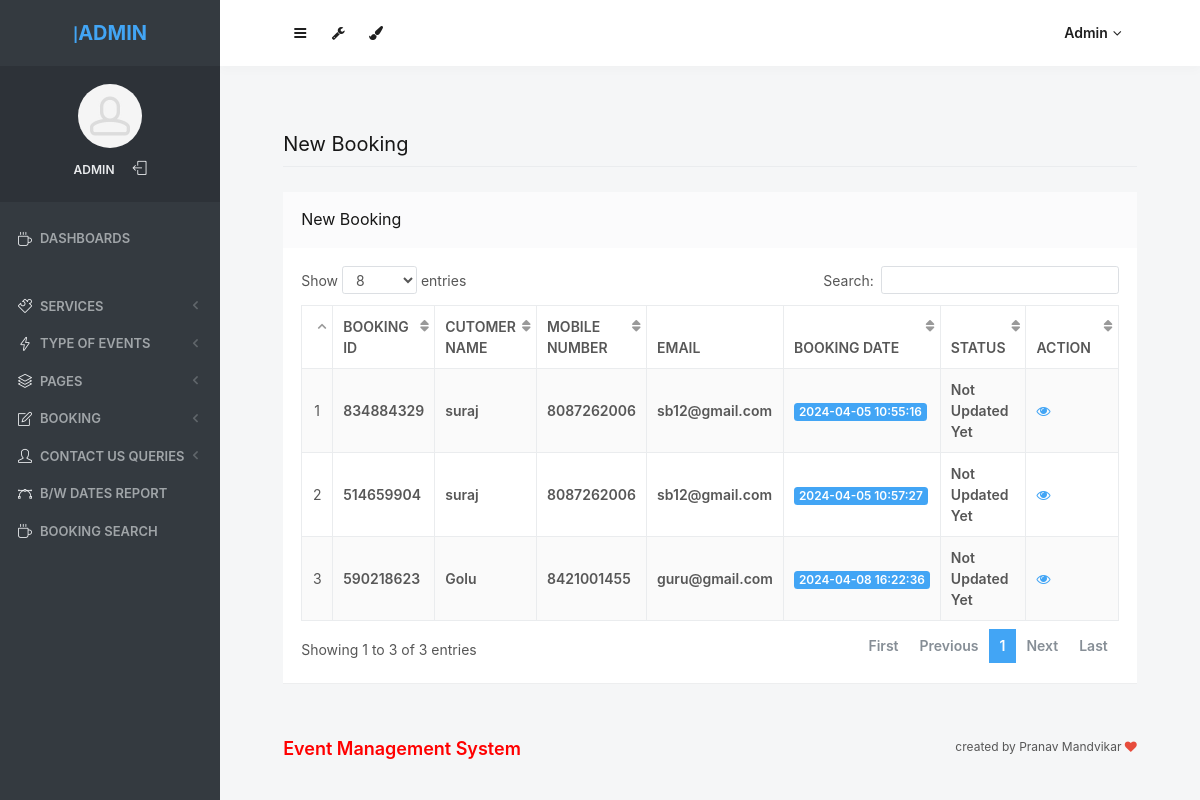
Page /obbs/admin/new-booking.php (signed in) on the committed database.
### tables this page shows
CREATE TABLE `tblbooking` (
  `ID` int(10) NOT NULL,
  `BookingID` int(10) DEFAULT NULL,
  `ServiceID` int(10) DEFAULT NULL,
  `UserID` int(5) DEFAULT NULL,
  `BookingFrom` date DEFAULT NULL,
  `BookingTo` date DEFAULT NULL,
  `EventType` varchar(200) DEFAULT NULL,
  `Numberofguest` int(10) DEFAULT NULL,
  `Message` mediumtext DEFAULT NULL,
  `BookingDate` timestamp NULL DEFAULT current_timestamp(),
  `Remark` varchar(200) DEFAULT NULL,
  `Status` varchar(200) DEFAULT NULL,
  `UpdationDate` timestamp NULL DEFAULT NULL ON UPDATE current_timestamp()
);

CREATE TABLE `tbluser` (
  `ID` int(10) NOT NULL,
  `FullName` varchar(200) DEFAULT NULL,
  `MobileNumber` bigint(10) DEFAULT NULL,
  `Email` varchar(200) DEFAULT NULL,
  `Password` varchar(200) DEFAULT NULL,
  `RegDate` timestamp NULL DEFAULT current_timestamp()
);

### obbs/admin/new-booking.php (the view, shortened to what this page needs)
<?php
include('includes/dbconnection.php');
if (strlen($_SESSION['odmsaid']==0)) {
  header('location:logout.php');
  } else{
  ?>
<!doctype html>
<html lang="en" class="no-focus">
    <head>
        <link rel="stylesheet" href="assets/js/plugins/datatables/dataTables.bootstrap4.min.css">
        <link rel="stylesheet" id="css-main" href="assets/css/codebase.min.css">
    </head>
    <body>
        <div id="page-container" class="sidebar-o sidebar-inverse side-scroll page-header-fixed main-content-narrow">
           <?php include_once('includes/sidebar.php');?>
          <?php include_once('includes/header.php');?>
            <main id="main-container">
                <div class="content">
                    <h2 class="content-heading">New Booking</h2>
                    <div class="block">
                        <div class="block-header block-header-default">
                            <h3 class="block-title">New Booking</h3>
                        </div>
                        <div class="block-content block-content-full">
                            <table class="table table-bordered table-striped table-vcenter js-dataTable-full-pagination">
                                <thead>
                                    <tr>
                                        <th class="text-center"></th>
                                        <th>Booking ID</th>
                                        <th class="d-none d-sm-table-cell">Cutomer Name</th>
                                        <th class="d-none d-sm-table-cell">Mobile Number</th>
                                        <th class="d-none d-sm-table-cell">Email</th>
                                        <th class="d-none d-sm-table-cell">Booking Date</th>
                                        <th class="d-none d-sm-table-cell">Status</th>
                                        <th class="d-none d-sm-table-cell" style="width: 15%;">Action</th>
                                       </tr>
                                </thead>
                                <tbody>
                                    <?php
$sql="SELECT tbluser.FullName,tbluser.MobileNumber,tbluser.Email,tblbooking.ID as bid,tblbooking.BookingID,tblbooking.BookingDate,tblbooking.Status from tblbooking join tbluser on tbluser.ID=tblbooking.UserID where tblbooking.Status is null";
$query = $dbh -> prepare($sql);
$query->execute();
$results=$query->fetchAll(PDO::FETCH_OBJ);
$cnt=1;
if($query->rowCount() > 0)
{
foreach($results as $row)
{               ?>
                                    <tr>
                                        <td class="text-center"><?php echo htmlentities($cnt);?></td>
                                        <td class="font-w600"><?php  echo htmlentities($row->BookingID);?></td>
                                        <td class="font-w600"><?php  echo htmlentities($row->FullName);?></td>
                                        <td class="font-w600"><?php  echo htmlentities($row->MobileNumber);?></td>
                                        <td class="font-w600"><?php  echo htmlentities($row->Email);?></td>
                                        <td class="font-w600">
                                            <span class="badge badge-primary"><?php  echo htmlentities($row->BookingDate);?></span>
                                        </td>
                                        <?php if($row->Status==""){ ?>
                     <td class="font-w600"><?php echo "Not Updated Yet"; ?></td>
<?php } else { ?>
                                        <td class="d-none d-sm-table-cell">
                                            <span class="badge badge-primary"><?php  echo htmlentities($row->Status);?></span>
                                        </td>
<?php } ?>
                                         <td class="d-none d-sm-table-cell"><a href="view-booking-detail.php?editid=<?php echo htmlentities ($row->bid);?>&&bookingid=<?php echo htmlentities ($row->BookingID);?>"><i class="fa fa-eye" aria-hidden="true"></i></a></td>
                                    </tr>
                                    <?php $cnt=$cnt+1;}} ?>
                                </tbody>
                            </table>
                        </div>
                    </div>
                </div>
            </main>
           <?php include_once('includes/footer.php');?>
        </div>
    </body>
</html>
<?php }  ?>

### obbs/admin/includes/sidebar.php (shortened to what this page needs)
     <?php
include('includes/dbconnection.php');
if (strlen($_SESSION['odmsaid']==0)) {
  header('location:logout.php');
  } else{
  ?>
   <nav id="sidebar">
                <div id="sidebar-scroll">
                    <div class="sidebar-content">
                        <div class="content-header content-header-fullrow px-15">
                            <div class="content-header-section text-center align-parent sidebar-mini-hidden">
                                <div class="content-header-item">
                                    <a class="link-effect font-w700" href="dashboard.php">
                                        <span class="font-size-xl text-dual-primary-dark"></span>|<span class="font-size-xl text-primary">ADMIN</span>
                                    </a>
                                </div>
                            </div>
                        </div>
                        <div class="content-side content-side-full content-side-user px-10 align-parent">
                            <div class="sidebar-mini-hidden-b text-center">
                                <a class="img-link" href="dashboard.php">
                                    <img class="img-avatar" src="assets/img/avatars/avatar15.jpg" alt="">
                                </a>
                                <ul class="list-inline mt-10">
                                    <?php
$aid=$_SESSION['odmsaid'];
$sql="SELECT AdminName from  tbladmin where ID=:aid";
$query = $dbh -> prepare($sql);
$query->bindParam(':aid',$aid,PDO::PARAM_STR);
$query->execute();
$results=$query->fetchAll(PDO::FETCH_OBJ);
$cnt=1;
if($query->rowCount() > 0)
{
foreach($results as $row)
{               ?>
                                    <li class="list-inline-item">
                                        <a class="link-effect text-dual-primary-dark font-size-xs font-w600 text-uppercase" href="admin-profile.php"><?php  echo $row->AdminName;?></a>
                                    </li><?php $cnt=$cnt+1;}} ?>
                                    <li class="list-inline-item">
                                        <a class="link-effect text-dual-primary-dark" href="logout.php">
                                            <i class="si si-logout"></i>
                                        </a>
                                    </li>
                                </ul>
                            </div>
                        </div>
                        <div class="content-side content-side-full">
                            <ul class="nav-main">
                                <li class="open">
                                    <a href="dashboard.php"><i class="si si-cup"></i><span class="sidebar-mini-hide">Dashboards</span></a>
                                </li>
                                <li class="nav-main-heading"><span class="sidebar-mini-visible">UI</span><span class="sidebar-mini-hidden"></span></li>
                                <li>
                                    <a class="nav-submenu" data-toggle="nav-submenu"><i class="si si-puzzle"></i><span class="sidebar-mini-hide"></span>Services</a>
                                </li>
                                <li>
                                    <a class="nav-submenu" data-toggle="nav-submenu" href="#"><i class="si si-energy"></i><span class="sidebar-mini-hide">Type of Events</span></a>
                                </li>
                                <li>
                                    <a class="nav-submenu" data-toggle="nav-submenu" href="#"><i class="si si-layers"></i><span class="sidebar-mini-hide">Pages</span></a>
                                </li>
                                <li>
                                    <a class="nav-submenu" data-toggle="nav-submenu" href="#"><i class="si si-note"></i><span class="sidebar-mini-hide">Booking</span></a>
                                </li>
                                <li>
                                    <a class="nav-submenu" data-toggle="nav-submenu" href="#"><i class="si si-user"></i><span class="sidebar-mini-hide">Contact Us Queries</span></a>
                                </li>
                                <li>
                                    <a  href="between-dates-report.php"><i class="si si-vector"></i><span class="sidebar-mini-hide">B/w Dates Report</span></a>
                                </li>
                     <li>
                                    <a href="booking-search.php"><i class="si si-cup"></i><span class="sidebar-mini-hide">Booking Search</span></a>
                                </li>
                            </ul>
                        </div>
                    </div>
                </div>
            </nav>
           <?php }  ?>

### obbs/admin/includes/header.php (shortened to what this page needs)
   <?php
include('includes/dbconnection.php');
if (strlen($_SESSION['odmsaid']==0)) {
  header('location:logout.php');
  } else{
  ?>
            <header id="page-header">
                <div class="content-header">
                    <div class="content-header-section">
                        <button type="button" class="btn btn-circle btn-dual-secondary" data-toggle="layout" data-action="sidebar_toggle">
                            <i class="fa fa-navicon"></i>
                        </button>
                        <div class="btn-group" role="group">
                            <button type="button" class="btn btn-circle btn-dual-secondary" id="page-header-options-dropdown" data-toggle="dropdown" aria-haspopup="true" aria-expanded="false">
                                <i class="fa fa-wrench"></i>
                            </button>
                        </div>
                        <div class="btn-group" role="group">
                            <button type="button" class="btn btn-circle btn-dual-secondary" id="page-header-themes-dropdown" data-toggle="dropdown" aria-haspopup="true" aria-expanded="false">
                                <i class="fa fa-paint-brush"></i>
                            </button>
                        </div>
                    </div>
                    <div class="content-header-section">
                        <div class="btn-group" role="group">
                            <?php
$aid=$_SESSION['odmsaid'];
$sql="SELECT AdminName from  tbladmin where ID=:aid";
$query = $dbh -> prepare($sql);
$query->bindParam(':aid',$aid,PDO::PARAM_STR);
$query->execute();
$results=$query->fetchAll(PDO::FETCH_OBJ);
$cnt=1;
if($query->rowCount() > 0)
{
foreach($results as $row)
{               ?>
                            <button type="button" class="btn btn-rounded btn-dual-secondary" id="page-header-user-dropdown" data-toggle="dropdown" aria-haspopup="true" aria-expanded="false">
                                <?php  echo $row->AdminName;?><i class="fa fa-angle-down ml-5"></i>
                            </button>
                            <?php $cnt=$cnt+1;}} ?>
                        </div>
                    </div>
                </div>
            </header>
            <?php }  ?>

### rows in the picture
tblbooking: BookingID "834884329", UserID.FullName "suraj", UserID.MobileNumber "8087262006", UserID.Email "sb12@gmail.com", BookingDate "2024-04-05 10:55:16", shows "Not Updated Yet"
tblbooking: BookingID "514659904", UserID.FullName "suraj", UserID.MobileNumber "8087262006", UserID.Email "sb12@gmail.com", BookingDate "2024-04-05 10:57:27", shows "Not Updated Yet"
tblbooking: BookingID "590218623", UserID.FullName "Golu", UserID.MobileNumber "8421001455", UserID.Email "guru@gmail.com", BookingDate "2024-04-08 16:22:36", shows "Not Updated Yet"

### other values in the picture
$row->AdminName "ADMIN"
$row->AdminName "Admin"
